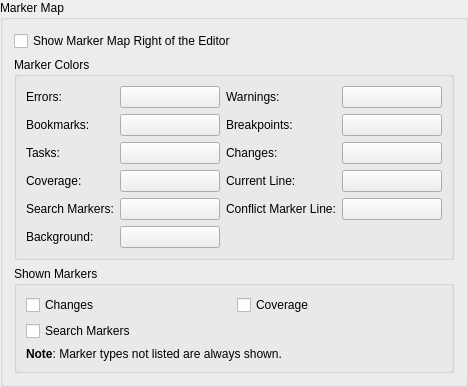
    <widget class="QGroupBox" name="groupBox_14">
     <property name="title">
      <string>Marker Map</string>
     </property>
     <layout class="QVBoxLayout" name="verticalLayout_8">
      <item>
       <widget class="QCheckBox" name="markerMapRightCheckBox">
        <property name="toolTip">
         <string>Select to show the marker map right of the editor</string>
        </property>
        <property name="whatsThis">
         <string>&lt;b&gt;Show Marker Map Right of the Editor&lt;/b&gt;
&lt;p&gt;If this entry is selected (default), the marker map is show on the right side of the editor. If it is unselected, it is shown on the left side right before the margins.&lt;/p&gt;</string>
        </property>
        <property name="text">
         <string>Show Marker Map Right of the Editor</string>
        </property>
       </widget>
      </item>
      <item>
       <widget class="QGroupBox" name="groupBox_16">
        <property name="title">
         <string>Marker Colors</string>
        </property>
        <layout class="QGridLayout" name="gridLayout_9">
         <item row="0" column="0">
          <widget class="QLabel" name="label_6">
           <property name="text">
            <string>Errors:</string>
           </property>
          </widget>
         </item>
         <item row="0" column="1">
          <widget class="QPushButton" name="errorsMapButton">
           <property name="minimumSize">
            <size>
             <width>100</width>
             <height>0</height>
            </size>
           </property>
           <property name="toolTip">
            <string>Select the color for error markers</string>
           </property>
           <property name="text">
            <string/>
           </property>
          </widget>
         </item>
         <item row="0" column="2">
          <widget class="QLabel" name="label_7">
           <property name="text">
            <string>Warnings:</string>
           </property>
          </widget>
         </item>
         <item row="0" column="3">
          <widget class="QPushButton" name="warningsMapButton">
           <property name="minimumSize">
            <size>
             <width>100</width>
             <height>0</height>
            </size>
           </property>
           <property name="toolTip">
            <string>Select the color for warning markers</string>
           </property>
           <property name="text">
            <string/>
           </property>
          </widget>
         </item>
         <item row="1" column="0">
          <widget class="QLabel" name="label_8">
           <property name="text">
            <string>Bookmarks:</string>
           </property>
          </widget>
         </item>
         <item row="1" column="1">
          <widget class="QPushButton" name="bookmarksMapButton">
           <property name="minimumSize">
            <size>
             <width>100</width>
             <height>0</height>
            </size>
           </property>
           <property name="toolTip">
            <string>Select the color for bookmark markers</string>
           </property>
           <property name="text">
            <string/>
           </property>
          </widget>
         </item>
         <item row="1" column="2">
          <widget class="QLabel" name="label_9">
           <property name="text">
            <string>Breakpoints:</string>
           </property>
          </widget>
         </item>
         <item row="1" column="3">
          <widget class="QPushButton" name="breakpointsMapButton">
           <property name="minimumSize">
            <size>
             <width>100</width>
             <height>0</height>
            </size>
           </property>
           <property name="toolTip">
            <string>Select the color for breakpoint markers</string>
           </property>
           <property name="text">
            <string/>
           </property>
          </widget>
         </item>
         <item row="2" column="0">
          <widget class="QLabel" name="label_10">
           <property name="text">
            <string>Tasks:</string>
           </property>
          </widget>
         </item>
         <item row="2" column="1">
          <widget class="QPushButton" name="tasksMapButton">
           <property name="minimumSize">
            <size>
             <width>100</width>
             <height>0</height>
            </size>
           </property>
           <property name="toolTip">
            <string>Select the color for task markers</string>
           </property>
           <property name="text">
            <string/>
           </property>
          </widget>
         </item>
         <item row="2" column="2">
          <widget class="QLabel" name="label_11">
           <property name="text">
            <string>Changes:</string>
           </property>
          </widget>
         </item>
         <item row="2" column="3">
          <widget class="QPushButton" name="changesMapButton">
           <property name="minimumSize">
            <size>
             <width>100</width>
             <height>0</height>
            </size>
           </property>
           <property name="toolTip">
            <string>Select the color for change markers</string>
           </property>
           <property name="text">
            <string/>
           </property>
          </widget>
         </item>
         <item row="3" column="0">
          <widget class="QLabel" name="label_12">
           <property name="text">
            <string>Coverage:</string>
           </property>
          </widget>
         </item>
         <item row="3" column="1">
          <widget class="QPushButton" name="coverageMapButton">
           <property name="minimumSize">
            <size>
             <width>100</width>
             <height>0</height>
            </size>
           </property>
           <property name="toolTip">
            <string>Select the color for coverage markers</string>
           </property>
           <property name="text">
            <string/>
           </property>
          </widget>
         </item>
         <item row="3" column="2">
          <widget class="QLabel" name="label_13">
           <property name="text">
            <string>Current Line:</string>
           </property>
          </widget>
         </item>
         <item row="3" column="3">
          <widget class="QPushButton" name="currentMapButton">
           <property name="minimumSize">
            <size>
             <width>100</width>
             <height>0</height>
            </size>
           </property>
           <property name="toolTip">
            <string>Select the color for the current line marker</string>
           </property>
           <property name="text">
            <string/>
           </property>
          </widget>
         </item>
         <item row="4" column="0">
          <widget class="QLabel" name="label_15">
           <property name="text">
            <string>Search Markers:</string>
           </property>
          </widget>
         </item>
         <item row="4" column="1">
          <widget class="QPushButton" name="searchMarkerMapButton">
           <property name="minimumSize">
            <size>
             <width>100</width>
             <height>0</height>
            </size>
           </property>
           <property name="toolTip">
            <string>Select the color for the search marker</string>
           </property>
           <property name="text">
            <string/>
           </property>
          </widget>
         </item>
         <item row="4" column="2">
          <widget class="QLabel" name="label_16">
           <property name="text">
            <string>Conflict Marker Line:</string>
           </property>
          </widget>
         </item>
         <item row="4" column="3">
          <widget class="QPushButton" name="conflictMarkerMapButton">
           <property name="minimumSize">
            <size>
             <width>100</width>
             <height>0</height>
            </size>
           </property>
           <property name="toolTip">
            <string>Select the color for the conflict marker line marker</string>
           </property>
           <property name="text">
            <string/>
           </property>
          </widget>
         </item>
         <item row="5" column="0">
          <widget class="QLabel" name="label_14">
           <property name="text">
            <string>Background:</string>
           </property>
          </widget>
         </item>
         <item row="5" column="1">
          <widget class="QPushButton" name="markerMapBackgroundButton">
           <property name="minimumSize">
            <size>
             <width>100</width>
             <height>0</height>
            </size>
           </property>
           <property name="toolTip">
            <string>Select the background color for the marker map</string>
           </property>
           <property name="text">
            <string/>
           </property>
          </widget>
         </item>
        </layout>
       </widget>
      </item>
      <item>
       <widget class="QGroupBox" name="groupBox_17">
        <property name="title">
         <string>Shown Markers</string>
        </property>
        <layout class="QGridLayout" name="gridLayout_11">
         <item row="0" column="0">
          <widget class="QCheckBox" name="changesMarkerCheckBox">
           <property name="toolTip">
            <string>Select to show change markers</string>
           </property>
           <property name="text">
            <string>Changes</string>
           </property>
          </widget>
         </item>
         <item row="0" column="1">
          <widget class="QCheckBox" name="coverageMarkerCheckBox">
           <property name="toolTip">
            <string>Select to show coverage markers</string>
           </property>
           <property name="text">
            <string>Coverage</string>
           </property>
          </widget>
         </item>
         <item row="1" column="0">
          <widget class="QCheckBox" name="searchMarkerCheckBox">
           <property name="toolTip">
            <string>Select to show search markers</string>
           </property>
           <property name="text">
            <string>Search Markers</string>
           </property>
          </widget>
         </item>
         <item row="2" column="0" colspan="2">
          <widget class="QLabel" name="label_17">
           <property name="text">
            <string>&lt;b&gt;Note&lt;/b&gt;: Marker types not listed are always shown.</string>
           </property>
           <property name="wordWrap">
            <bool>true</bool>
           </property>
          </widget>
         </item>
        </layout>
       </widget>
      </item>
     </layout>
    </widget>
